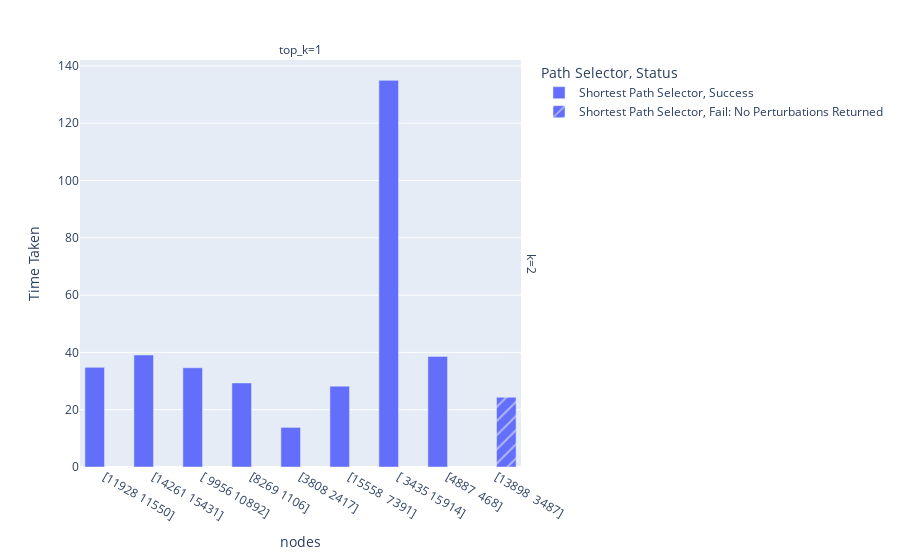

The cell this chart's notebook holds for it:
### Code cell
px.bar(df, x="nodes", y="Time Taken", barmode="group", color="Path Selector", facet_col="top_k", facet_row="k", pattern_shape="Status", hover_data=["Average Add Time", "Average Perturb Time", "Original Distance", "Number of Paths", "Number of Edges", "Iterations"])

### Figure 1 — Plotly figure (JSON) as saved in the notebook; plotly's stock layout.template omitted (floating-point values rounded to 4 significant figures)
{"data": [{"alignmentgroup": "True", "customdata": [[0.04599, 0.005321, 69, 35, 134, 35], [0.07699, 0.007786, 35, 34, 215, 34], [0.02399, 0.005664, 4, 41, 148, 41], [0.05606, 0.003702, 48, 30, 86, 30], [0.08696, 0.003416, 17, 15, 68, 15], [0.02713, 0.004724, 4, 37, 95, 37], [0.05213, 0.04419, 58, 172, 473, 172], [0.02288, 0.01212, 5, 68, 202, 68]], "hovertemplate": "Path Selector=Shortest Path Selector<br>Status=Success<br>k=2<br>top_k=1<br>nodes=%{x}<br>Time Taken=%{y}<br>Average Add Time=%{customdata[0]}<br>Average Perturb Time=%{customdata[1]}<br>Original Distance=%{customdata[2]}<br>Number of Paths=%{customdata[3]}<br>Number of Edges=%{customdata[4]}<br>Iterations=%{customdata[5]}<extra></extra>", "legendgroup": "Shortest Path Selector, Success", "marker": {"color": "#636efa", "pattern": {"shape": ""}}, "name": "Shortest Path Selector, Success", "offsetgroup": "Shortest Path Selector, Success", "orientation": "v", "showlegend": true, "textposition": "auto", "type": "bar", "x": ["[11928 11550]", "[14261 15431]", "[ 9956 10892]", "[8269 1106]", "[3808 2417]", "[15558  7391]", "[ 3435 15914]", "[4887  468]"], "xaxis": "x", "y": [34.78, 39.09, 34.63, 29.35, 13.82, 28.22, 134.9, 38.58], "yaxis": "y"}, {"alignmentgroup": "True", "customdata": [[0.02903, 0.007554, 129, 34, 138, 34]], "hovertemplate": "Path Selector=Shortest Path Selector<br>Status=Fail: No Perturbations Returned<br>k=2<br>top_k=1<br>nodes=%{x}<br>Time Taken=%{y}<br>Average Add Time=%{customdata[0]}<br>Average Perturb Time=%{customdata[1]}<br>Original Distance=%{customdata[2]}<br>Number of Paths=%{customdata[3]}<br>Number of Edges=%{customdata[4]}<br>Iterations=%{customdata[5]}<extra></extra>", "legendgroup": "Shortest Path Selector, Fail: No Perturbations Returned", "marker": {"color": "#636efa", "pattern": {"shape": "/"}}, "name": "Shortest Path Selector, Fail: No Perturbations Returned", "offsetgroup": "Shortest Path Selector, Fail: No Perturbations Returned", "orientation": "v", "showlegend": true, "textposition": "auto", "type": "bar", "x": ["[13898  3487]"], "xaxis": "x", "y": [24.33], "yaxis": "y"}], "layout": {"annotations": [{"font": {}, "showarrow": false, "text": "top_k=1", "x": 0.49, "xanchor": "center", "xref": "paper", "y": 1, "yanchor": "bottom", "yref": "paper"}, {"font": {}, "showarrow": false, "text": "k=2", "textangle": 90, "x": 0.98, "xanchor": "left", "xref": "paper", "y": 0.5, "yanchor": "middle", "yref": "paper"}], "barmode": "group", "legend": {"title": {"text": "Path Selector, Status"}, "tracegroupgap": 0}, "margin": {"t": 60}, "xaxis": {"anchor": "y", "domain": [0, 0.98], "title": {"text": "nodes"}}, "yaxis": {"anchor": "x", "domain": [0, 1], "title": {"text": "Time Taken"}}}}
